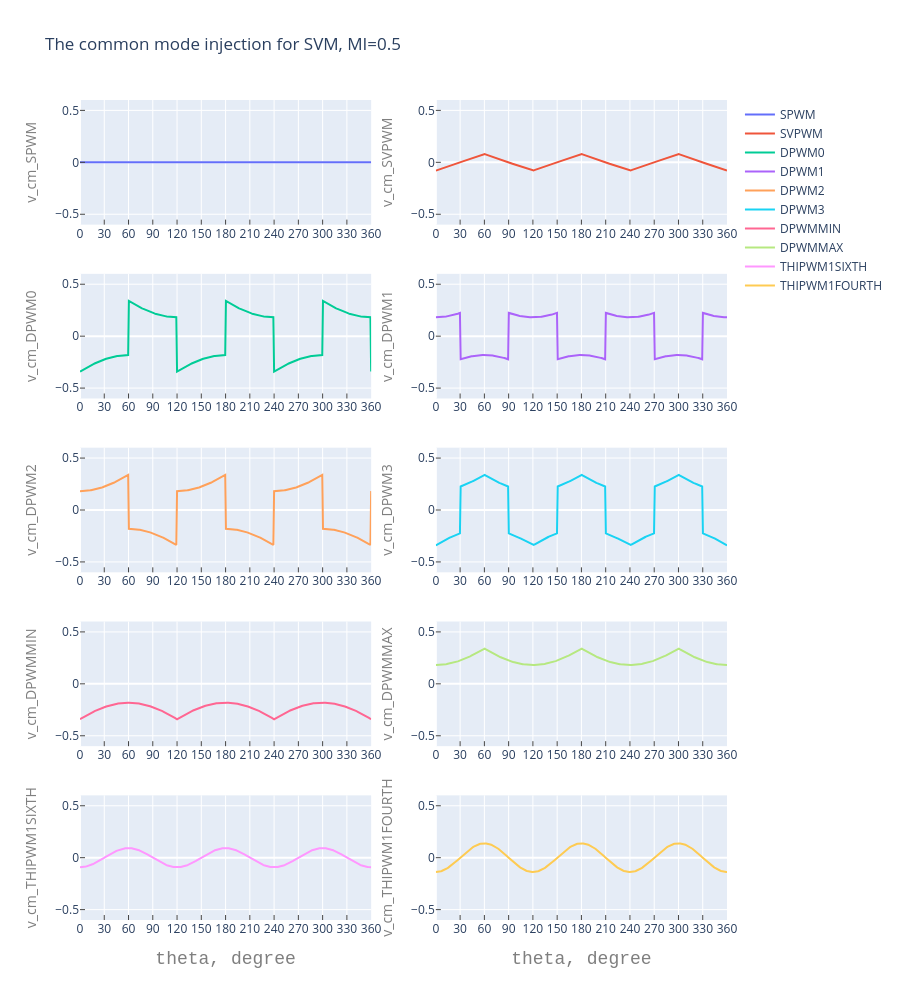
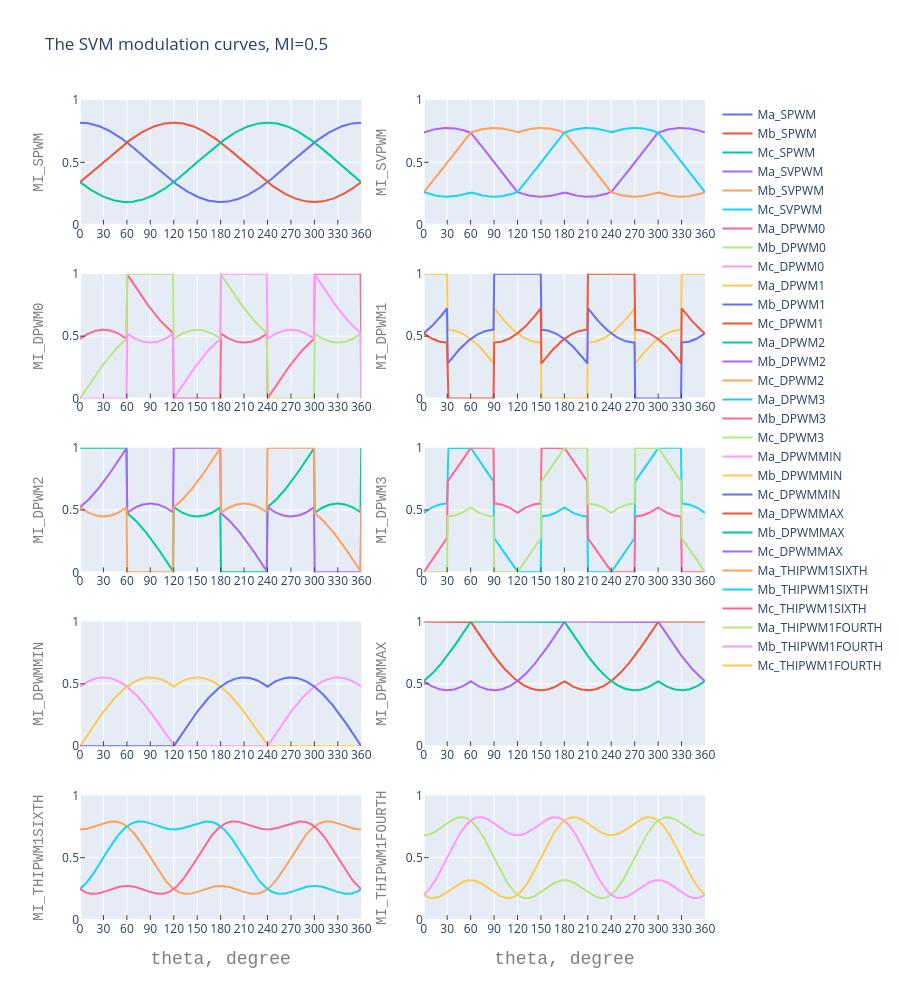

The cell these charts' notebook holds for them, in order:
### Markdown cell above
<div class="bg-info">
<h3>Common mode injection and zeros distribution</h3>
</div>

Assume the $T_{000}$ time is $T_i$, then,

$$\begin{array}{rcl}V_{0} & = & -\frac{1}{2} \cdot T_i
        -\frac{1}{6} \cdot D_1
        + \frac{1}{6} \cdot D_2
        + \frac{1}{2} \cdot (1 - D_1 - D_2 - T_i) \\
    & = & \frac{1}{2} - T_i - \frac{2}{3} \cdot D_1 - \frac{1}{3} \cdot D_2 \end{array}$$

<div id="mydiv" style="background:azure" onmouseover="this.style.background='gray';" onmouseout="this.style.background='white';">
If $T_{000} = 0$,

$$V_{0} = \frac{1}{2} - \frac{2}{3} \cdot D_1 - \frac{1}{3} \cdot D_2$$

$$\left\{\begin{array}{rclcl}
    T_i && & = & 0 \\
    T_j & = & T_i + D_1 & = & D_1\\
    T_k & = & T_j + D_2 & = & D_1 + D_2
\end{array}\right.$$

Convert them into on-time of high-side gate, we have,

$$\left\{\begin{array}{rclcl}
    T_k^\prime & = & 1- T_k & = & 1 - D_1 - D_2 \\
    T_j^\prime & = & T_k^\prime + D_2 & = & 1 - D_1\\
    T_i^\prime & = & T_j^\prime + D_1 & = & 1
\end{array}\right.$$
</div>

</br>

<div id="mydiv" style="background:Cornsilk" onmouseover="this.style.background='gray';" onmouseout="this.style.background='white';">
If $T_{111} = 0$, $T_i = 1- D_1 - D_2$,

$$V_{0} = -\frac{1}{2} + \frac{1}{3} \cdot D_1 + \frac{2}{3} \cdot D_2$$

$$\left\{\begin{array}{rclcl}
    T_i && & = & 1 - D_1 - D_2 \\
    T_j & = & T_i + D_1 & = & 1 - D_2\\
    T_k & = & T_j + D_2 & = & 1
\end{array}\right.$$

Convert them into on-time of high-side gate, we have,

$$\left\{\begin{array}{rclcl}
    T_k^\prime & = & 1- T_k & = & 0 \\
    T_j^\prime & = & T_k^\prime + D_2 & = & D_2\\
    T_i^\prime & = & T_j^\prime + D_1 & = & D_1 + D_2
\end{array}\right.$$
</div>

### Code cell
def svm2lvl_duty_calc(VAB, modu='SVPWM'):
    """Calculate the duty-cycle, and common mode injection for different modulators
    svm2lvl_duty_calc input is Valpha-beta list, and output is the dict of duties and common-mode voltage injection.
    No map() function is needed to generate the plots for final show.
    Parameters:
        VAB: list of Valpha, Vbeta
        modu: select modulator, options
            'SPWM','SVPWM','DPWM0','DPWM1','DPWM2','DPWM3','DPWMMIN','DPWMMAX','THIPWM1SIXTH','THIPWM1FOURTH','ALL'
    returns:
        duty: dict of [ma,mb,mc] for different modulators
        v_cm: common mode injection for different modulators
    """
    Sector = np.array(list(map(modu_six_sector,np.transpose(VAB))))
    Sector12 = np.array(list(map(modu_twelve_sector,np.transpose(VAB))))
    [ta,tb,tc] = tabc(VAB)

    d1 = np.select([Sector==0], [tc]) + (
        - np.select([Sector==1], [tc])) + (
        np.select([Sector==2], [ta])) + (
        - np.select([Sector==3], [ta])) + (
        np.select([Sector==4], [tb])) + (
        - np.select([Sector==5], [tb]))

    d2 = np.select([Sector==0], [ta]) + (
        - np.select([Sector==1], [tb])) + (
        np.select([Sector==2], [tb])) + (
        - np.select([Sector==3], [tc])) + (
        np.select([Sector==4], [tc])) + (
        - np.select([Sector==5], [ta]))


    v_cm_pos = - 2*d1/3 - d2/3 + 1/2
    v_cm_neg = d1/3 + 2*d2/3 - 1/2

    v_cm_spwm = np.repeat(0, len(Sector))
    v_cm_svpwm = (d2 - d1)/6  # SVPWM, Without CMV injection

    v_cm_dpwm0 =  np.select([Sector==0], [v_cm_neg]) + (
                    np.select([Sector==1], [v_cm_pos])) + (
                    np.select([Sector==2], [v_cm_neg])) + (
                    np.select([Sector==3], [v_cm_pos])) + (
                    np.select([Sector==4], [v_cm_neg])) + (
                    np.select([Sector==5], [v_cm_pos]))

    v_cm_dpwm1 =  np.select([Sector12==0], [v_cm_pos]) + (
                    np.select([Sector12==1], [v_cm_neg])) + (
                    np.select([Sector12==2], [v_cm_neg])) + (
                    np.select([Sector12==3], [v_cm_pos])) + (
                    np.select([Sector12==4], [v_cm_pos])) + (
                    np.select([Sector12==5], [v_cm_neg])) + (
                    np.select([Sector12==6], [v_cm_neg])) + (
                    np.select([Sector12==7], [v_cm_pos])) + (
                    np.select([Sector12==8], [v_cm_pos])) + (
                    np.select([Sector12==9], [v_cm_neg])) + (
                    np.select([Sector12==10], [v_cm_neg])) + (
                    np.select([Sector12==11], [v_cm_pos]))

    v_cm_dpwm2 =  np.select([Sector==0], [v_cm_pos]) + (
                    np.select([Sector==1], [v_cm_neg])) + (
                    np.select([Sector==2], [v_cm_pos])) + (
                    np.select([Sector==3], [v_cm_neg])) + (
                    np.select([Sector==4], [v_cm_pos])) + (
                    np.select([Sector==5], [v_cm_neg]))

    v_cm_dpwm3 =  np.select([Sector12==0], [v_cm_neg]) + (
                    np.select([Sector12==1], [v_cm_pos])) + (
                    np.select([Sector12==2], [v_cm_pos])) + (
                    np.select([Sector12==3], [v_cm_neg])) + (
                    np.select([Sector12==4], [v_cm_neg])) + (
                    np.select([Sector12==5], [v_cm_pos])) + (
                    np.select([Sector12==6], [v_cm_pos])) + (
                    np.select([Sector12==7], [v_cm_neg])) + (
                    np.select([Sector12==8], [v_cm_neg])) + (
                    np.select([Sector12==9], [v_cm_pos])) + (
                    np.select([Sector12==10], [v_cm_pos])) + (
                    np.select([Sector12==11], [v_cm_neg]))


    v_cm_dpwmmin = v_cm_neg
    v_cm_dpwmmax = v_cm_pos

    v_cm_thipwm1sixth = - VAB[0][0]/6 * np.cos(3*theta)
    v_cm_thipwm1fourth = - VAB[0][0]/4 * np.cos(3*theta)

    v_cm = OrderedDict()
    if modu.upper() == 'SPWM':
        v_cm = {'SPWM': v_cm_spwm}
    if modu.upper() == 'SVPWM':
        v_cm = {'SVPWM': v_cm_svpwm}
    if modu.upper() == 'DPWM0':
        v_cm = {'DPWM0': v_cm_dpwm0}
    if modu.upper() == 'DPWM1':
        v_cm = {'DPWM1': v_cm_dpwm1}
    if modu.upper() == 'DPWM2':
        v_cm = {'DPWM2': v_cm_dpwm2}
    if modu.upper() == 'DPWM3':
        v_cm = {'DPWM3': v_cm_dpwm3}
    if modu.upper() == 'DPWMMIN':
        v_cm = {'DPWMMIN': v_cm_dpwmmin}
    if modu.upper() == 'DPWMMAX':
        v_cm = {'DPWMMAX': v_cm_dpwmmax}
    if modu.upper() == 'THIPWM1SIXTH':
        v_cm = {'THIPWM1SIXTH': v_cm_thipwm1sixth}
    if modu.upper() == 'THIPWM1FOURTH':
        v_cm = {'THIPWM1FOURTH': v_cm_thipwm1fourth}
    if modu.upper() == 'ALL':
        v_cm.update({'SPWM': v_cm_spwm})
        v_cm.update({'SVPWM': v_cm_svpwm})
        v_cm.update({'DPWM0': v_cm_dpwm0})
        v_cm.update({'DPWM1': v_cm_dpwm1})
        v_cm.update({'DPWM2': v_cm_dpwm2})
        v_cm.update({'DPWM3': v_cm_dpwm3})
        v_cm.update({'DPWMMIN': v_cm_dpwmmin})
        v_cm.update({'DPWMMAX': v_cm_dpwmmax})
        v_cm.update({'THIPWM1SIXTH': v_cm_thipwm1sixth})
        v_cm.update({'THIPWM1FOURTH': v_cm_thipwm1fourth})

    V0min = -1/2 + d1/3 + 2*d2/3
    V0max =  1/2 - 2*d1/3 - d2/3

    duty = OrderedDict()
    for key, val in v_cm.items():

        v_cm.get(key)[v_cm.get(key) > V0max] = V0max[v_cm.get(key) > V0max]
        v_cm.get(key)[v_cm.get(key) < V0min] = V0min[v_cm.get(key) < V0min]

        tk_prime = v_cm.get(key) - d1/3 - 2*d2/3 + 1/2
        tj_prime = tk_prime + d2
        ti_prime = tj_prime + d1

        ma = np.select([Sector==0], [ti_prime]) + (
            np.select([Sector==1], [tj_prime])) + (
            np.select([Sector==2], [tk_prime])) + (
            np.select([Sector==3], [tk_prime])) + (
            np.select([Sector==4], [tj_prime])) + (
            np.select([Sector==5], [ti_prime]))

        mb = np.select([Sector==0], [tj_prime]) + (
            np.select([Sector==1], [ti_prime])) + (
            np.select([Sector==2], [ti_prime])) + (
            np.select([Sector==3], [tj_prime])) + (
            np.select([Sector==4], [tk_prime])) + (
            np.select([Sector==5], [tk_prime]))

        mc = np.select([Sector==0], [tk_prime]) + (
            np.select([Sector==1], [tk_prime])) + (
            np.select([Sector==2], [tj_prime])) + (
            np.select([Sector==3], [ti_prime])) + (
            np.select([Sector==4], [ti_prime])) + (
            np.select([Sector==5], [tj_prime]))

        ma[ma<0] = 0
        mb[mb<0] = 0
        mc[mc<0] = 0

        duty.update({key: [ma,mb,mc]})
    return (duty,v_cm)


# ======> start of v_cm plot
def plot_fig_v_cm (modu = "ALL", MI=0.9):
    Vabc = MI * 6/(np.sqrt(3)*np.pi) * np.array([np.cos(theta),
                                             np.cos(theta - 2*np.pi/3),
                                             np.cos(theta - 4*np.pi/3)])
    VAB = abc2AB(Vabc)

    svm2lvl_mi, v_cm_ = svm2lvl_duty_calc(VAB, modu)

    fig_v_cm = make_subplots(rows=(len(v_cm_)+1)//2,
                                          cols=2 if len(v_cm_)>1 else 1)

    for i, key in enumerate(v_cm_):
        fig_v_cm.append_trace(
            go.Scatter(
                x = theta_degree, # assign x as the dataframe column 'x'
                y = v_cm_.get(key),
                name = key
            ),
            row = i//2+1, col=i%2+1
        )

        fig_v_cm['layout']['xaxis{}'.format(i+1)].update(
                    title=dict(text='theta, degree' if i>=8 else '', font=dict(family='Courier New, monospace', size=18, color='#7f7f7f')),
                    range=[0, theta_degree],
                    tickmode = 'linear',
                    ticks='inside',
                    dtick = 30
                )
        fig_v_cm['layout']['yaxis{}'.format(i+1)].update(
                    title=dict(text='v_cm_{}'.format(key), font=dict(size=14, color='#7f7f7f')),
                    range=[-0.6, 0.6],
                    ticks = 'inside'
                )

    fig_v_cm['layout'].update(height=1000 if len(v_cm_)>1 else 500, #width=1000,
                     title=f'The common mode injection for SVM, MI={MI}')

    fig_v_cm.show()
# <====== end of v_cm plot

# ======> start of svm plot
def plot_fig_svm2lvl(modu = 'ALL', MI = 0.9):
    Vabc = MI * 6/(np.sqrt(3)*np.pi) * np.array([np.cos(theta),
                                             np.cos(theta - 2*np.pi/3),
                                             np.cos(theta - 4*np.pi/3)])
    VAB = abc2AB(Vabc)

    svm2lvl_mi,v_cm_ = svm2lvl_duty_calc(VAB, modu)
    print(len(svm2lvl_mi))
    fig_svm2lvl = make_subplots(rows=(len(svm2lvl_mi)+1)//2,
                                             cols=2 if len(svm2lvl_mi)>1 else 1)
    for i, key in enumerate(svm2lvl_mi):
        for j, MIi in enumerate(svm2lvl_mi.get(key)):
            fig_svm2lvl.append_trace(
                go.Scatter(
                    x = theta_degree, # assign x as the dataframe column 'x'
                    y = MIi,
                    name = 'Ma_{}'.format(key) if j==0
                                    else 'Mb_{}'.format(key) if j==1
                                              else 'Mc_{}'.format(key)
                ),
                row=i//2+1,col=i%2+1
            )

            fig_svm2lvl['layout']['xaxis{}'.format(i+1)].update(
                        title=dict(text='theta, degree' if i>=8 else '', font=dict(family='Courier New, monospace', size=18, color='#7f7f7f')),
                        range=[0, theta_degree], tickmode = 'linear', ticks='inside', dtick = 30 )
            fig_svm2lvl['layout']['yaxis{}'.format(i+1)].update(
                        title=dict(text='MI_{}'.format(key), font=dict(family='Courier New, monospace', size=14, color='#7f7f7f')),
                        range=[0, 1], ticks = 'inside' )

    fig_svm2lvl['layout'].update(height=1000 if len(svm2lvl_mi)>1 else 500, #width=1000,
                                 title=f'The SVM modulation curves, MI={MI}')

    fig_svm2lvl.show()
# <====== end of svm plot
if 1:
    plot_fig_v_cm('ALL', MI=0.5)
    plot_fig_svm2lvl('ALL', MI=0.5)

### Figure 1 — Plotly figure (JSON) as saved in the notebook; plotly's stock layout.template omitted (floating-point values rounded to 4 significant figures; data arrays with more than 128 entries replaced by an {"elided": "..."} marker saying what was removed)
{"data": [{"name": "SPWM", "type": "scatter", "x": {"elided": "400 float values"}, "xaxis": "x", "y": {"elided": "400 int values"}, "yaxis": "y"}, {"name": "SVPWM", "type": "scatter", "x": {"elided": "400 float values"}, "xaxis": "x2", "y": {"elided": "400 float values"}, "yaxis": "y2"}, {"name": "DPWM0", "type": "scatter", "x": {"elided": "400 float values"}, "xaxis": "x3", "y": {"elided": "400 float values"}, "yaxis": "y3"}, {"name": "DPWM1", "type": "scatter", "x": {"elided": "400 float values"}, "xaxis": "x4", "y": {"elided": "400 float values"}, "yaxis": "y4"}, {"name": "DPWM2", "type": "scatter", "x": {"elided": "400 float values"}, "xaxis": "x5", "y": {"elided": "400 float values"}, "yaxis": "y5"}, {"name": "DPWM3", "type": "scatter", "x": {"elided": "400 float values"}, "xaxis": "x6", "y": {"elided": "400 float values"}, "yaxis": "y6"}, {"name": "DPWMMIN", "type": "scatter", "x": {"elided": "400 float values"}, "xaxis": "x7", "y": {"elided": "400 float values"}, "yaxis": "y7"}, {"name": "DPWMMAX", "type": "scatter", "x": {"elided": "400 float values"}, "xaxis": "x8", "y": {"elided": "400 float values"}, "yaxis": "y8"}, {"name": "THIPWM1SIXTH", "type": "scatter", "x": {"elided": "400 float values"}, "xaxis": "x9", "y": {"elided": "400 float values"}, "yaxis": "y9"}, {"name": "THIPWM1FOURTH", "type": "scatter", "x": {"elided": "400 float values"}, "xaxis": "x10", "y": {"elided": "400 float values"}, "yaxis": "y10"}], "layout": {"height": 1000, "title": {"text": "The common mode injection for SVM, MI=0.5"}, "xaxis": {"anchor": "y", "domain": [0, 0.45], "dtick": 30, "range": [0, {"elided": "400 float values"}], "tickmode": "linear", "ticks": "inside", "title": {"font": {"color": "#7f7f7f", "family": "Courier New, monospace", "size": 18}, "text": ""}}, "xaxis10": {"anchor": "y10", "domain": [0.55, 1], "dtick": 30, "range": [0, {"elided": "400 float values"}], "tickmode": "linear", "ticks": "inside", "title": {"font": {"color": "#7f7f7f", "family": "Courier New, monospace", "size": 18}, "text": "theta, degree"}}, "xaxis2": {"anchor": "y2", "domain": [0.55, 1], "dtick": 30, "range": [0, {"elided": "400 float values"}], "tickmode": "linear", "ticks": "inside", "title": {"font": {"color": "#7f7f7f", "family": "Courier New, monospace", "size": 18}, "text": ""}}, "xaxis3": {"anchor": "y3", "domain": [0, 0.45], "dtick": 30, "range": [0, {"elided": "400 float values"}], "tickmode": "linear", "ticks": "inside", "title": {"font": {"color": "#7f7f7f", "family": "Courier New, monospace", "size": 18}, "text": ""}}, "xaxis4": {"anchor": "y4", "domain": [0.55, 1], "dtick": 30, "range": [0, {"elided": "400 float values"}], "tickmode": "linear", "ticks": "inside", "title": {"font": {"color": "#7f7f7f", "family": "Courier New, monospace", "size": 18}, "text": ""}}, "xaxis5": {"anchor": "y5", "domain": [0, 0.45], "dtick": 30, "range": [0, {"elided": "400 float values"}], "tickmode": "linear", "ticks": "inside", "title": {"font": {"color": "#7f7f7f", "family": "Courier New, monospace", "size": 18}, "text": ""}}, "xaxis6": {"anchor": "y6", "domain": [0.55, 1], "dtick": 30, "range": [0, {"elided": "400 float values"}], "tickmode": "linear", "ticks": "inside", "title": {"font": {"color": "#7f7f7f", "family": "Courier New, monospace", "size": 18}, "text": ""}}, "xaxis7": {"anchor": "y7", "domain": [0, 0.45], "dtick": 30, "range": [0, {"elided": "400 float values"}], "tickmode": "linear", "ticks": "inside", "title": {"font": {"color": "#7f7f7f", "family": "Courier New, monospace", "size": 18}, "text": ""}}, "xaxis8": {"anchor": "y8", "domain": [0.55, 1], "dtick": 30, "range": [0, {"elided": "400 float values"}], "tickmode": "linear", "ticks": "inside", "title": {"font": {"color": "#7f7f7f", "family": "Courier New, monospace", "size": 18}, "text": ""}}, "xaxis9": {"anchor": "y9", "domain": [0, 0.45], "dtick": 30, "range": [0, {"elided": "400 float values"}], "tickmode": "linear", "ticks": "inside", "title": {"font": {"color": "#7f7f7f", "family": "Courier New, monospace", "size": 18}, "text": "theta, degree"}}, "yaxis": {"anchor": "x", "domain": [0.848, 1], "range": [-0.6, 0.6], "ticks": "inside", "title": {"font": {"color": "#7f7f7f", "size": 14}, "text": "v_cm_SPWM"}}, "yaxis10": {"anchor": "x10", "domain": [0, 0.152], "range": [-0.6, 0.6], "ticks": "inside", "title": {"font": {"color": "#7f7f7f", "size": 14}, "text": "v_cm_THIPWM1FOURTH"}}, "yaxis2": {"anchor": "x2", "domain": [0.848, 1], "range": [-0.6, 0.6], "ticks": "inside", "title": {"font": {"color": "#7f7f7f", "size": 14}, "text": "v_cm_SVPWM"}}, "yaxis3": {"anchor": "x3", "domain": [0.636, 0.788], "range": [-0.6, 0.6], "ticks": "inside", "title": {"font": {"color": "#7f7f7f", "size": 14}, "text": "v_cm_DPWM0"}}, "yaxis4": {"anchor": "x4", "domain": [0.636, 0.788], "range": [-0.6, 0.6], "ticks": "inside", "title": {"font": {"color": "#7f7f7f", "size": 14}, "text": "v_cm_DPWM1"}}, "yaxis5": {"anchor": "x5", "domain": [0.424, 0.576], "range": [-0.6, 0.6], "ticks": "inside", "title": {"font": {"color": "#7f7f7f", "size": 14}, "text": "v_cm_DPWM2"}}, "yaxis6": {"anchor": "x6", "domain": [0.424, 0.576], "range": [-0.6, 0.6], "ticks": "inside", "title": {"font": {"color": "#7f7f7f", "size": 14}, "text": "v_cm_DPWM3"}}, "yaxis7": {"anchor": "x7", "domain": [0.212, 0.364], "range": [-0.6, 0.6], "ticks": "inside", "title": {"font": {"color": "#7f7f7f", "size": 14}, "text": "v_cm_DPWMMIN"}}, "yaxis8": {"anchor": "x8", "domain": [0.212, 0.364], "range": [-0.6, 0.6], "ticks": "inside", "title": {"font": {"color": "#7f7f7f", "size": 14}, "text": "v_cm_DPWMMAX"}}, "yaxis9": {"anchor": "x9", "domain": [0, 0.152], "range": [-0.6, 0.6], "ticks": "inside", "title": {"font": {"color": "#7f7f7f", "size": 14}, "text": "v_cm_THIPWM1SIXTH"}}}}

### Figure 2 — Plotly figure (JSON) as saved in the notebook; plotly's stock layout.template omitted (floating-point values rounded to 4 significant figures; data arrays with more than 128 entries replaced by an {"elided": "..."} marker saying what was removed)
{"data": [{"name": "Ma_SPWM", "type": "scatter", "x": {"elided": "400 float values"}, "xaxis": "x", "y": {"elided": "400 float values"}, "yaxis": "y"}, {"name": "Mb_SPWM", "type": "scatter", "x": {"elided": "400 float values"}, "xaxis": "x", "y": {"elided": "400 float values"}, "yaxis": "y"}, {"name": "Mc_SPWM", "type": "scatter", "x": {"elided": "400 float values"}, "xaxis": "x", "y": {"elided": "400 float values"}, "yaxis": "y"}, {"name": "Ma_SVPWM", "type": "scatter", "x": {"elided": "400 float values"}, "xaxis": "x2", "y": {"elided": "400 float values"}, "yaxis": "y2"}, {"name": "Mb_SVPWM", "type": "scatter", "x": {"elided": "400 float values"}, "xaxis": "x2", "y": {"elided": "400 float values"}, "yaxis": "y2"}, {"name": "Mc_SVPWM", "type": "scatter", "x": {"elided": "400 float values"}, "xaxis": "x2", "y": {"elided": "400 float values"}, "yaxis": "y2"}, {"name": "Ma_DPWM0", "type": "scatter", "x": {"elided": "400 float values"}, "xaxis": "x3", "y": {"elided": "400 float values"}, "yaxis": "y3"}, {"name": "Mb_DPWM0", "type": "scatter", "x": {"elided": "400 float values"}, "xaxis": "x3", "y": {"elided": "400 float values"}, "yaxis": "y3"}, {"name": "Mc_DPWM0", "type": "scatter", "x": {"elided": "400 float values"}, "xaxis": "x3", "y": {"elided": "400 float values"}, "yaxis": "y3"}, {"name": "Ma_DPWM1", "type": "scatter", "x": {"elided": "400 float values"}, "xaxis": "x4", "y": {"elided": "400 float values"}, "yaxis": "y4"}, {"name": "Mb_DPWM1", "type": "scatter", "x": {"elided": "400 float values"}, "xaxis": "x4", "y": {"elided": "400 float values"}, "yaxis": "y4"}, {"name": "Mc_DPWM1", "type": "scatter", "x": {"elided": "400 float values"}, "xaxis": "x4", "y": {"elided": "400 float values"}, "yaxis": "y4"}, {"name": "Ma_DPWM2", "type": "scatter", "x": {"elided": "400 float values"}, "xaxis": "x5", "y": {"elided": "400 float values"}, "yaxis": "y5"}, {"name": "Mb_DPWM2", "type": "scatter", "x": {"elided": "400 float values"}, "xaxis": "x5", "y": {"elided": "400 float values"}, "yaxis": "y5"}, {"name": "Mc_DPWM2", "type": "scatter", "x": {"elided": "400 float values"}, "xaxis": "x5", "y": {"elided": "400 float values"}, "yaxis": "y5"}, {"name": "Ma_DPWM3", "type": "scatter", "x": {"elided": "400 float values"}, "xaxis": "x6", "y": {"elided": "400 float values"}, "yaxis": "y6"}, {"name": "Mb_DPWM3", "type": "scatter", "x": {"elided": "400 float values"}, "xaxis": "x6", "y": {"elided": "400 float values"}, "yaxis": "y6"}, {"name": "Mc_DPWM3", "type": "scatter", "x": {"elided": "400 float values"}, "xaxis": "x6", "y": {"elided": "400 float values"}, "yaxis": "y6"}, {"name": "Ma_DPWMMIN", "type": "scatter", "x": {"elided": "400 float values"}, "xaxis": "x7", "y": {"elided": "400 float values"}, "yaxis": "y7"}, {"name": "Mb_DPWMMIN", "type": "scatter", "x": {"elided": "400 float values"}, "xaxis": "x7", "y": {"elided": "400 float values"}, "yaxis": "y7"}, {"name": "Mc_DPWMMIN", "type": "scatter", "x": {"elided": "400 float values"}, "xaxis": "x7", "y": {"elided": "400 float values"}, "yaxis": "y7"}, {"name": "Ma_DPWMMAX", "type": "scatter", "x": {"elided": "400 float values"}, "xaxis": "x8", "y": {"elided": "400 float values"}, "yaxis": "y8"}, {"name": "Mb_DPWMMAX", "type": "scatter", "x": {"elided": "400 float values"}, "xaxis": "x8", "y": {"elided": "400 float values"}, "yaxis": "y8"}, {"name": "Mc_DPWMMAX", "type": "scatter", "x": {"elided": "400 float values"}, "xaxis": "x8", "y": {"elided": "400 float values"}, "yaxis": "y8"}, {"name": "Ma_THIPWM1SIXTH", "type": "scatter", "x": {"elided": "400 float values"}, "xaxis": "x9", "y": {"elided": "400 float values"}, "yaxis": "y9"}, {"name": "Mb_THIPWM1SIXTH", "type": "scatter", "x": {"elided": "400 float values"}, "xaxis": "x9", "y": {"elided": "400 float values"}, "yaxis": "y9"}, {"name": "Mc_THIPWM1SIXTH", "type": "scatter", "x": {"elided": "400 float values"}, "xaxis": "x9", "y": {"elided": "400 float values"}, "yaxis": "y9"}, {"name": "Ma_THIPWM1FOURTH", "type": "scatter", "x": {"elided": "400 float values"}, "xaxis": "x10", "y": {"elided": "400 float values"}, "yaxis": "y10"}, {"name": "Mb_THIPWM1FOURTH", "type": "scatter", "x": {"elided": "400 float values"}, "xaxis": "x10", "y": {"elided": "400 float values"}, "yaxis": "y10"}, {"name": "Mc_THIPWM1FOURTH", "type": "scatter", "x": {"elided": "400 float values"}, "xaxis": "x10", "y": {"elided": "400 float values"}, "yaxis": "y10"}], "layout": {"height": 1000, "title": {"text": "The SVM modulation curves, MI=0.5"}, "xaxis": {"anchor": "y", "domain": [0, 0.45], "dtick": 30, "range": [0, {"elided": "400 float values"}], "tickmode": "linear", "ticks": "inside", "title": {"font": {"color": "#7f7f7f", "family": "Courier New, monospace", "size": 18}, "text": ""}}, "xaxis10": {"anchor": "y10", "domain": [0.55, 1], "dtick": 30, "range": [0, {"elided": "400 float values"}], "tickmode": "linear", "ticks": "inside", "title": {"font": {"color": "#7f7f7f", "family": "Courier New, monospace", "size": 18}, "text": "theta, degree"}}, "xaxis2": {"anchor": "y2", "domain": [0.55, 1], "dtick": 30, "range": [0, {"elided": "400 float values"}], "tickmode": "linear", "ticks": "inside", "title": {"font": {"color": "#7f7f7f", "family": "Courier New, monospace", "size": 18}, "text": ""}}, "xaxis3": {"anchor": "y3", "domain": [0, 0.45], "dtick": 30, "range": [0, {"elided": "400 float values"}], "tickmode": "linear", "ticks": "inside", "title": {"font": {"color": "#7f7f7f", "family": "Courier New, monospace", "size": 18}, "text": ""}}, "xaxis4": {"anchor": "y4", "domain": [0.55, 1], "dtick": 30, "range": [0, {"elided": "400 float values"}], "tickmode": "linear", "ticks": "inside", "title": {"font": {"color": "#7f7f7f", "family": "Courier New, monospace", "size": 18}, "text": ""}}, "xaxis5": {"anchor": "y5", "domain": [0, 0.45], "dtick": 30, "range": [0, {"elided": "400 float values"}], "tickmode": "linear", "ticks": "inside", "title": {"font": {"color": "#7f7f7f", "family": "Courier New, monospace", "size": 18}, "text": ""}}, "xaxis6": {"anchor": "y6", "domain": [0.55, 1], "dtick": 30, "range": [0, {"elided": "400 float values"}], "tickmode": "linear", "ticks": "inside", "title": {"font": {"color": "#7f7f7f", "family": "Courier New, monospace", "size": 18}, "text": ""}}, "xaxis7": {"anchor": "y7", "domain": [0, 0.45], "dtick": 30, "range": [0, {"elided": "400 float values"}], "tickmode": "linear", "ticks": "inside", "title": {"font": {"color": "#7f7f7f", "family": "Courier New, monospace", "size": 18}, "text": ""}}, "xaxis8": {"anchor": "y8", "domain": [0.55, 1], "dtick": 30, "range": [0, {"elided": "400 float values"}], "tickmode": "linear", "ticks": "inside", "title": {"font": {"color": "#7f7f7f", "family": "Courier New, monospace", "size": 18}, "text": ""}}, "xaxis9": {"anchor": "y9", "domain": [0, 0.45], "dtick": 30, "range": [0, {"elided": "400 float values"}], "tickmode": "linear", "ticks": "inside", "title": {"font": {"color": "#7f7f7f", "family": "Courier New, monospace", "size": 18}, "text": "theta, degree"}}, "yaxis": {"anchor": "x", "domain": [0.848, 1], "range": [0, 1], "ticks": "inside", "title": {"font": {"color": "#7f7f7f", "family": "Courier New, monospace", "size": 14}, "text": "MI_SPWM"}}, "yaxis10": {"anchor": "x10", "domain": [0, 0.152], "range": [0, 1], "ticks": "inside", "title": {"font": {"color": "#7f7f7f", "family": "Courier New, monospace", "size": 14}, "text": "MI_THIPWM1FOURTH"}}, "yaxis2": {"anchor": "x2", "domain": [0.848, 1], "range": [0, 1], "ticks": "inside", "title": {"font": {"color": "#7f7f7f", "family": "Courier New, monospace", "size": 14}, "text": "MI_SVPWM"}}, "yaxis3": {"anchor": "x3", "domain": [0.636, 0.788], "range": [0, 1], "ticks": "inside", "title": {"font": {"color": "#7f7f7f", "family": "Courier New, monospace", "size": 14}, "text": "MI_DPWM0"}}, "yaxis4": {"anchor": "x4", "domain": [0.636, 0.788], "range": [0, 1], "ticks": "inside", "title": {"font": {"color": "#7f7f7f", "family": "Courier New, monospace", "size": 14}, "text": "MI_DPWM1"}}, "yaxis5": {"anchor": "x5", "domain": [0.424, 0.576], "range": [0, 1], "ticks": "inside", "title": {"font": {"color": "#7f7f7f", "family": "Courier New, monospace", "size": 14}, "text": "MI_DPWM2"}}, "yaxis6": {"anchor": "x6", "domain": [0.424, 0.576], "range": [0, 1], "ticks": "inside", "title": {"font": {"color": "#7f7f7f", "family": "Courier New, monospace", "size": 14}, "text": "MI_DPWM3"}}, "yaxis7": {"anchor": "x7", "domain": [0.212, 0.364], "range": [0, 1], "ticks": "inside", "title": {"font": {"color": "#7f7f7f", "family": "Courier New, monospace", "size": 14}, "text": "MI_DPWMMIN"}}, "yaxis8": {"anchor": "x8", "domain": [0.212, 0.364], "range": [0, 1], "ticks": "inside", "title": {"font": {"color": "#7f7f7f", "family": "Courier New, monospace", "size": 14}, "text": "MI_DPWMMAX"}}, "yaxis9": {"anchor": "x9", "domain": [0, 0.152], "range": [0, 1], "ticks": "inside", "title": {"font": {"color": "#7f7f7f", "family": "Courier New, monospace", "size": 14}, "text": "MI_THIPWM1SIXTH"}}}}
